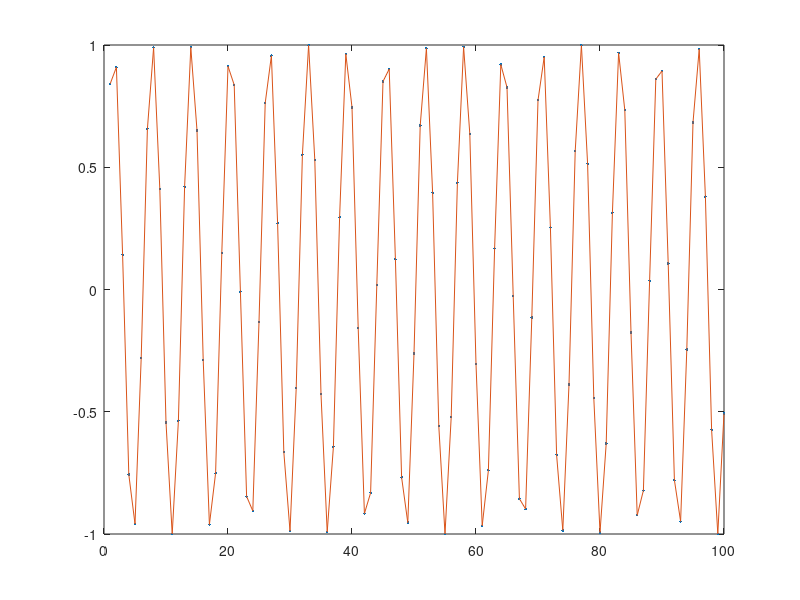

Reproduce this figure in MATLAB.
%%HELPFULL MATLAB FUNCTIONS%%

A = [1,2;3,4];
eig(A); %eigenvalues of A
[V,D] = eig(A); %V is the eigenvectors, D is the eigenvalues

f =@(x) x^2 + 1;
g = @(x,y) x^y;

h = 2;
n = 20;
odds  = []; %empty matrix
for i=1:h:n
    odds = [odds i]; %concatenate i to odds
end
%now odds is the odd numbers from 1 to <20 (19)

x = [1,2,3,4,5]; %row vector
xt = transpose(x); %columnvector

%multiples of 3
%method1
threes = [];
for i=3:n
    threes = [threes i];
end
%method 2
threes = [];
for i=1:n
    if mod(i,3)==0
        threes = [threes i];
    end
end

A = [1,2,3;4,5,6;7,8,9;10,11,12];
r = size(A,1); %rows
c = size(A,2); %cols

x = [1,2,3,4];
l = length(x);

%LENGTH IS FOR VECTORS, SIZE IS FOR MATRICES

string = '12345';
num = str2num(string);

num2 = 12345;
string2 = num2str(num2);

%finding maximum
x = [1,6,8,5,100,54,7,3];
max = x(1);
for i=2:length(x)
    if x(i)>max %< for min
        max = x(i);
    end
end

%indexing
a = 1:10; %creates [1,2,3,4,5,6,7,8,9,10]
A = [a;a;a;a;a;a;a;a;a;a]; % creates a matrix with a as rows, 10 times
i = 3;
j= 4; %for example
p = A(i,j); %matrix at row 3, column 4
p1 = A(i-1,j); %value directly above p
p2 = A(i,j-1); %value directly to the left of p
p3 = A(i+1,j+1); %value to the right and down of p

%n choose r
n = 10;
r = 4;
nCr = factorial(n)/(factorial(r)*factorial(n-r));

%sum of all primes below n
n = 2000000;
p = primes(n); % creates [2,3,5,7,...,prime just before n]
s = sum(p); %adds together all the elements of p e.g. 2+3+5+7+...

%plotting
f = @(x) sin(x);
x = 1:100;
y = f(x);
plot(x,y,'.'); %points
hold on %keeps the same plot
plot(x,sin(x),'-'); %continuous. We get a better plot with smaller intervals of x e.g. x = 1:0.001:100
hold off %so we don't use the same plot

%check if a vector is a column vector
x = 1:100;
if iscolumn(x)
    %x is column
else
    %x is not column
end

%alternatively
if ~iscolumn(x)
    %x is not column
else
    %x is column
end
